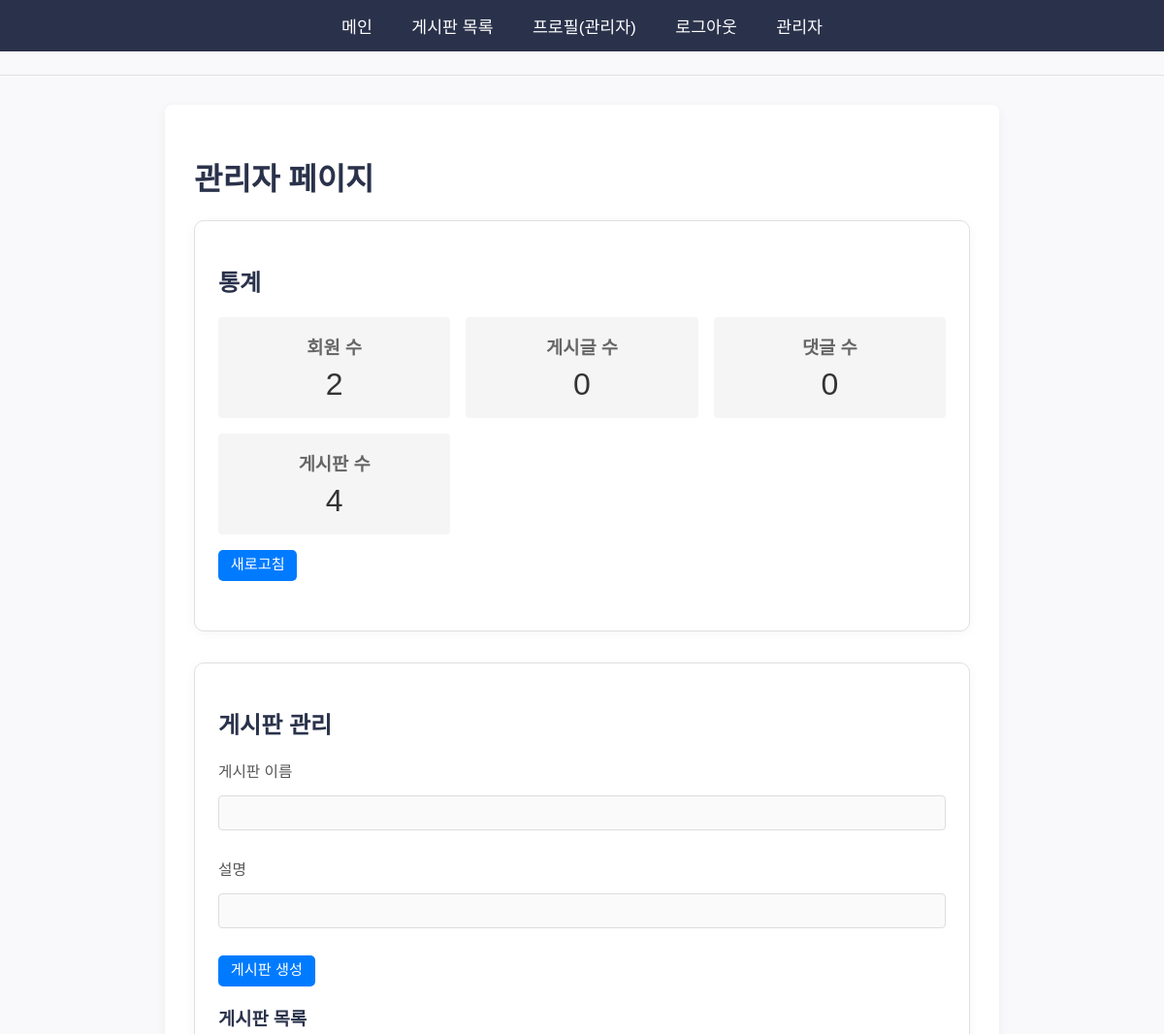
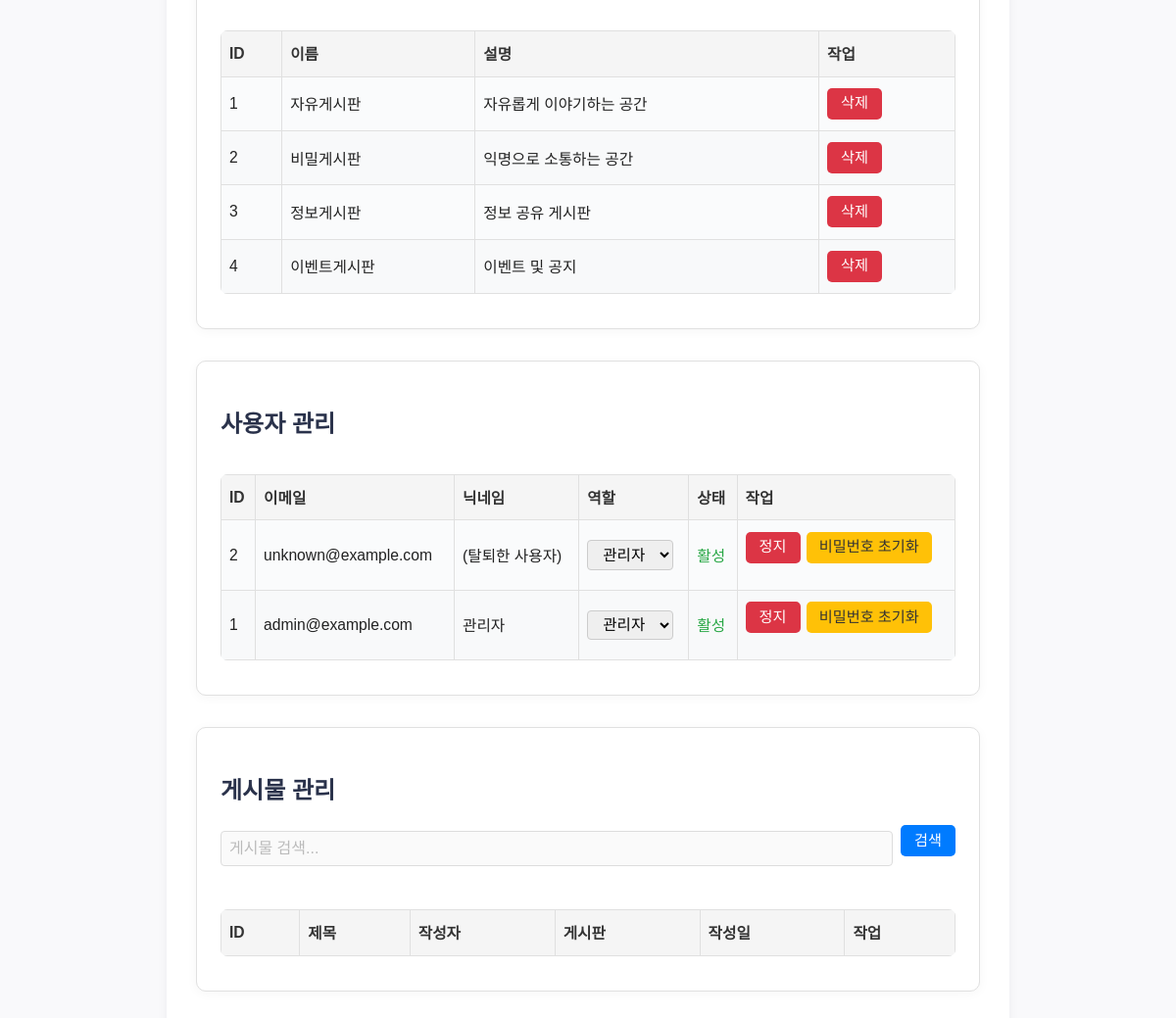
The page /admin (signed in) on the database its author committed (2 pictures, top to bottom).
### models/user.py (models this page shows, shortened)
class User(UserMixin, db.Model):
    __tablename__ = 'users'
    user_id = db.Column(db.Integer, primary_key=True)
    email = db.Column(db.String(120), unique=True, nullable=False)
    password_hash = db.Column(db.String(255), nullable=False)
    nickname = db.Column(db.String(40), nullable=True, default=None)
    is_authenticated = db.Column(db.Boolean, default=False)
    is_banned = db.Column(db.Boolean, default=False)
    role = db.Column(db.String(20), default="user")  # user, moderator, admin
    created_at = db.Column(db.DateTime, default=datetime.datetime.utcnow)
    posts = db.relationship('Post', backref='author', lazy=True)
    comments = db.relationship('Comment', backref='author', lazy=True)
    likes = db.relationship('Like', backref='user', lazy=True)
    notifications = db.relationship('Notification', backref='user', lazy=True)

### models/board.py (models this page shows)
class Board(db.Model):
    __tablename__ = 'boards'
    board_id = db.Column(db.Integer, primary_key=True)
    name = db.Column(db.String(100), nullable=False)
    description = db.Column(db.Text, nullable=True)
    created_at = db.Column(db.DateTime, default=datetime.datetime.utcnow)
    posts = db.relationship('Post', backref='board', lazy=True)

### blueprints/web/routes.py (the view)
@web_bp.route('/admin')
@login_required
def admin():
    if current_user.role != 'admin':
        flash('관리자만 접근할 수 있습니다.')
        return redirect(url_for('web.index'))
    stats = {
        'user_count': User.query.count(),
        'post_count': Post.query.count(),
        'comment_count': Comment.query.count(),
        'board_count': Board.query.count()
    }
    users = User.query.order_by(User.created_at.desc()).all()
    boards = Board.query.order_by(Board.board_id.asc()).all()
    return render_template('admin.html', stats=stats, users=users, boards=boards)

### templates/admin.html (shortened to what this page needs)
{% extends "base.html" %}
{% block content %}
<h1>관리자 페이지</h1>
<div class="admin-card">
<section class="admin-stats">
    <h2>통계</h2>
    <div class="stats-grid">
        <div class="stat-item">
            <h3>회원 수</h3>
            <p id="user-count">{{ stats.user_count }}</p>
        </div>
        <div class="stat-item">
            <h3>게시글 수</h3>
            <p id="post-count">{{ stats.post_count }}</p>
        </div>
        <div class="stat-item">
            <h3>댓글 수</h3>
            <p id="comment-count">{{ stats.comment_count }}</p>
        </div>
        <div class="stat-item">
            <h3>게시판 수</h3>
            <p id="board-count">{{ stats.board_count }}</p>
        </div>
    </div>
    <button id="admin-stats-refresh" class="button">새로고침</button>
</section>
</div>
<div class="admin-card">
<section class="admin-boards">
    <h2>게시판 관리</h2>
    <form action="{{ url_for('board.board_manage') }}" method="post" class="board-form">
        <div class="form-group">
            <label for="board_name">게시판 이름</label>
            <input type="text" id="board_name" name="name" required>
        </div>
        <div class="form-group">
            <label for="board_description">설명</label>
            <input type="text" id="board_description" name="description">
        </div>
        <button type="submit" class="button">게시판 생성</button>
    </form>
    <h3>게시판 목록</h3>
    <div class="table-wrap">
    <table class="admin-table">
        <thead>
            <tr>
                <th>ID</th>
                <th>이름</th>
                <th>설명</th>
                <th>작업</th>
            </tr>
        </thead>
        <tbody>
            {% for board in boards %}
            <tr>
                <td>{{ board.board_id }}</td>
                <td>{{ board.name }}</td>
                <td>{{ board.description }}</td>
                <td>
                    <form action="{{ url_for('board.board_manage') }}" method="post" style="display: inline;">
                        <button type="submit" class="button delete" onclick="return confirm('정말 삭제하시겠습니까?')">삭제</button>
                    </form>
                </td>
            </tr>
            {% endfor %}
        </tbody>
    </table>
    </div>
</section>
</div>
<div class="admin-card">
<section class="admin-users">
    <h2>사용자 관리</h2>
    <div class="table-wrap">
    <table class="admin-table">
        <thead>
            <tr>
                <th>ID</th>
                <th>이메일</th>
                <th>닉네임</th>
                <th>역할</th>
                <th>상태</th>
                <th>작업</th>
            </tr>
        </thead>
        <tbody>
            {% for user in users %}
            <tr>
                <td>{{ user.user_id }}</td>
                <td>{{ user.email }}</td>
                <td>{{ user.nickname }}</td>
                <td>
                    <form action="{{ url_for('admin.ban_user') }}" method="post" style="display: inline;">
                        <select name="role" onchange="this.form.submit()" title="사용자 역할 선택" class="role-select">
                            <option value="admin" {% if user.role == 'admin' %}selected{% endif %}>관리자</option>
                        </select>
                    </form>
                </td>
                <td>
                    {% if user.is_banned %}
                        <span class="status-banned">정지됨</span>
                    {% else %}
                        <span class="status-active">활성</span>
                    {% endif %}
                </td>
                <td>
                    <div class="admin-actions">
                        <form action="{{ url_for('admin.ban_user') }}" method="post" style="display: inline;">
                            <button type="submit" class="button {% if user.is_banned %}unban{% else %}ban{% endif %}">
                                {% if user.is_banned %}정지 해제{% else %}정지{% endif %}
                            </button>
                        </form>
                        <form action="{{ url_for('admin.reset_password') }}" method="post" style="display: inline;">
                            <button type="submit" class="button reset-password" onclick="return confirm('비밀번호를 초기화하시겠습니까?')">비밀번호 초기화</button>
                        </form>
                    </div>
                </td>
            </tr>
            {% endfor %}
        </tbody>
    </table>
    </div>
</section>
</div>
<div class="admin-card">
<section class="admin-posts">
    <h2>게시물 관리</h2>
    <div class="search-box">
        <input type="text" id="post-search" placeholder="게시물 검색...">
        <button class="button" onclick="searchPosts()">검색</button>
    </div>
    <div class="table-wrap">
    <table class="admin-table">
        <thead>
            <tr>
                <th>ID</th>
                <th>제목</th>
                <th>작성자</th>
                <th>게시판</th>
                <th>작성일</th>
                <th>작업</th>
            </tr>
        </thead>
    </table>
    </div>
</section>
</div>
{% endblock %}

### templates/base.html (shortened to what this page needs)
<!DOCTYPE html>
<html lang="ko">
<head>
    <link rel="stylesheet" href="{{ url_for('static', filename='style.css') }}">
</head>
<body>
    {% include 'navbar.html' %}
    <div class="container">
        {% block content %}{% endblock %}
    </div>
</body>
</html>

### templates/navbar.html
<nav>
    <a href="{{ url_for('web.index') }}">메인</a>
    <a href="{{ url_for('web.board_list') }}">게시판 목록</a>
    {% if current_user.is_authenticated %}
        <a href="{{ url_for('web.profile') }}">프로필({{ current_user.nickname or current_user.email }})</a>
        <a href="{{ url_for('web.logout') }}">로그아웃</a>
        {% if current_user.role == 'admin' %}
            <a href="{{ url_for('web.admin') }}">관리자</a>
        {% endif %}
    {% else %}
        <a href="{{ url_for('web.login') }}">로그인</a>
        <a href="{{ url_for('web.register') }}">회원가입</a>
    {% endif %}
</nav>
<hr>

### static/style.css (style rules this page uses)
body { font-family: 'Noto Sans KR', Arial, sans-serif; background: #f9f9fb; color: #222; margin: 0; padding: 0; }
.container { max-width: 800px; margin: 30px auto 0 auto; background: #fff; padding: 30px 30px 50px 30px; border-radius: 8px; box-shadow: 0 2px 12px rgba(0,0,0,0.05); }
nav { background: #2a324b; padding: 14px 0; text-align: center; }
nav a { color: #fff; text-decoration: none; margin: 0 18px; font-weight: 500; font-size: 1.08em; transition: color 0.2s; }
h1, h2, h3 { font-weight: 700; color: #2a324b; }
input[type="text"], input[type="email"], input[type="password"], textarea { width: 100%; padding: 8px 10px; margin: 6px 0 12px 0; border: 1px solid #ddd; border-radius: 5px; font-size: 1em; background: #fafafa; box-sizing: border-box; }
button { background: #2a324b; color: #fff; border: none; padding: 8px 18px; border-radius: 5px; font-size: 1em; cursor: pointer; transition: background 0.15s; }
form { margin-bottom: 16px; }
hr { border: none; border-top: 1px solid #e0e0e0; margin: 24px 0; }
a { color: #2a324b; text-decoration: underline; }
label { font-size: 0.98em; color: #555; margin-right: 10px; }
::placeholder { color: #bbb; }

### templates/admin.html (style rules this page uses)
.admin-card { background: #fff; border: 1px solid #e0e0e0; border-radius: 10px; padding: 1.5rem 1.5rem 1.2rem 1.5rem; margin-bottom: 2rem; box-shadow: 0 2px 12px rgba(0,0,0,0.04); max-width: 1100px; margin-left: auto; margin-right: auto; }
.admin-stats { margin-bottom: 2rem; }
.stats-grid { display: grid; grid-template-columns: repeat(auto-fit, minmax(200px, 1fr)); gap: 1rem; margin-bottom: 1rem; }
.stat-item { background: #f5f5f5; padding: 1rem; border-radius: 4px; text-align: center; }
.stat-item h3 { margin: 0; color: #666; }
.stat-item p { font-size: 2rem; margin: 0.5rem 0 0; color: #333; }
.admin-table { width: 100%; border-collapse: collapse; margin: 1rem 0; background: #fafbfc; border-radius: 7px; overflow: hidden; font-size: 0.98rem; }
.admin-table th, .admin-table td { padding: 0.7rem 0.5rem; border: 1px solid #e0e0e0; text-align: left; }
.admin-table th { background: #f5f5f5; font-weight: bold; color: #333; }
.admin-table tr:nth-child(even) { background: #f8f9fa; }
.table-wrap { overflow-x: auto; }
.button { display: inline-flex; align-items: center; justify-content: center; height: 32px; min-width: 56px; padding: 0 0.8rem; border: none; border-radius: 5px; background: #007bff; color: #fff; font-size: 0.95rem; font-family: inherit; font-weight: 500; text-decoration: none; box-sizing: border-box; cursor: pointer; transition: background 0.15s; line-height: 1.1; appearance: none; vertical-align: middle; box-shadow: none; }
.button.delete { background: #dc3545; }
.button.ban { background: #dc3545; }
.button.reset-password { background: #ffc107; color: #333; }
.status-active { color: #28a745; }
.form-group { margin-bottom: 1rem; }
.form-group label { display: block; margin-bottom: 0.5rem; }
.form-group input { width: 100%; padding: 0.5rem; border: 1px solid #ddd; border-radius: 4px; }
.role-select { padding: 0.3rem 0.7rem; border-radius: 4px; border: 1px solid #ccc; font-size: 0.97rem; }
.admin-actions { display: flex; gap: 0.4rem; }
.search-box { margin-bottom: 1rem; display: flex; gap: 0.5rem; }
.search-box input { flex: 1; padding: 0.5rem; border: 1px solid #ddd; border-radius: 4px; }

### rows shown on the page
User: nickname "관리자", user_id "1", email "admin@example.com", role "관리자", is_banned "활성"
Board: board_id "1", name "자유게시판", description "자유롭게 이야기하는 공간"
Board: board_id "2", name "비밀게시판", description "익명으로 소통하는 공간"
Board: board_id "3", name "정보게시판", description "정보 공유 게시판"
Board: board_id "4", name "이벤트게시판", description "이벤트 및 공지"
User: user_id "2", email "unknown@example.com", nickname "(탈퇴한 사용자)", role "관리자", is_banned "활성"

### other values the page prints
{{ stats.user_count }} "2"
{{ stats.post_count }} "0"
{{ stats.comment_count }} "0"
{{ stats.board_count }} "4"
